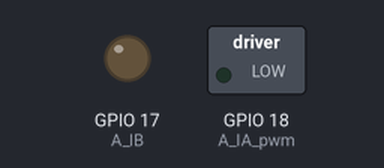
A program run on a simulated Raspberry Pi (BCM pin numbers). Shown: switched loads named in the program (green lamp = pin HIGH), output pins drawn as LEDs (lit = HIGH).

Above: at 0.5 s.
At 1.5 s:
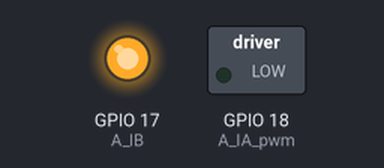
At 2.5 s:
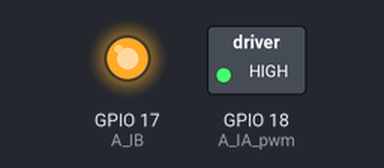
At 3.5 s:
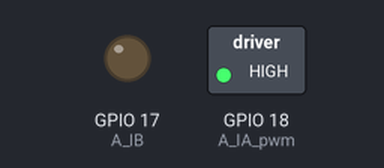
Timing chart, 0 to 5.2 s (numbered marks = the images above):
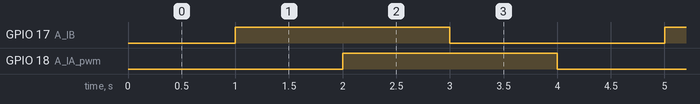

Measured:
- by itself, GPIO 17 (A_IB), GPIO 18 (A_IA_pwm): alternates HIGH for 2.0 s and LOW for 2.0 s
- by itself, everything shown: repeats every 4.0 s, in 4 steps

The program:

_15_l9110s_motor_2.py
```python
import RPi.GPIO as GPIO
import time

A_IA_pwm = 18
A_IB = 17

GPIO.setmode(GPIO.BCM)

GPIO.setup(A_IA_pwm,GPIO.OUT)
GPIO.setup(A_IB, GPIO.OUT)

pwm = GPIO.PWM(A_IA_pwm, 1000.0)
pwm.start(0.0)

try:
  while True:
    GPIO.output(A_IB, False)
    pwm.ChangeDutyCycle(0.0)
    time.sleep(1.0)
    GPIO.output(A_IB, True)
    pwm.ChangeDutyCycle(0.0)
    time.sleep(1.0)
    GPIO.output(A_IB, True)
    pwm.ChangeDutyCycle(100.0)
    time.sleep(1.0)
    GPIO.output(A_IB, False)
    pwm.ChangeDutyCycle(100.0)
    time.sleep(1.0)
except KeyboardInterrupt:
  pass

pwm.ChangeDutyCycle(0.0)

pwm.stop()
GPIO.cleanup()
```
